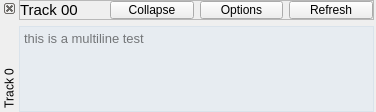
<?xml version="1.0" encoding="UTF-8"?>
<ui version="4.0">
 <author>Pho Hale</author>
 <class>Frame_TimelineHeaderWidget</class>
 <widget class="QFrame" name="Frame_TimelineHeaderWidget">
  <property name="geometry">
   <rect>
    <x>0</x>
    <y>0</y>
    <width>376</width>
    <height>112</height>
   </rect>
  </property>
  <property name="windowTitle">
   <string>Frame</string>
  </property>
  <layout class="QVBoxLayout" name="verticalLayout_2" stretch="0">
   <property name="spacing">
    <number>6</number>
   </property>
   <property name="leftMargin">
    <number>0</number>
   </property>
   <property name="topMargin">
    <number>0</number>
   </property>
   <property name="rightMargin">
    <number>2</number>
   </property>
   <property name="bottomMargin">
    <number>0</number>
   </property>
   <item>
    <widget class="QDockWidget" name="dockWidget_Main">
     <property name="sizePolicy">
      <sizepolicy hsizetype="Preferred" vsizetype="Expanding">
       <horstretch>0</horstretch>
       <verstretch>0</verstretch>
      </sizepolicy>
     </property>
     <property name="minimumSize">
      <size>
       <width>356</width>
       <height>112</height>
      </size>
     </property>
     <property name="features">
      <set>QDockWidget::DockWidgetClosable|QDockWidget::DockWidgetVerticalTitleBar</set>
     </property>
     <property name="allowedAreas">
      <set>Qt::LeftDockWidgetArea</set>
     </property>
     <property name="windowTitle">
      <string notr="true">Track 0</string>
     </property>
     <widget class="QWidget" name="dockWidgetContents">
      <layout class="QHBoxLayout" name="horizontalLayout_2">
       <property name="sizeConstraint">
        <enum>QLayout::SetNoConstraint</enum>
       </property>
       <property name="leftMargin">
        <number>0</number>
       </property>
       <property name="topMargin">
        <number>0</number>
       </property>
       <property name="rightMargin">
        <number>0</number>
       </property>
       <property name="bottomMargin">
        <number>0</number>
       </property>
       <item>
        <layout class="QVBoxLayout" name="verticalLayout">
         <property name="spacing">
          <number>6</number>
         </property>
         <item>
          <widget class="QFrame" name="frame_TopButtons">
           <property name="minimumSize">
            <size>
             <width>0</width>
             <height>20</height>
            </size>
           </property>
           <property name="frameShape">
            <enum>QFrame::StyledPanel</enum>
           </property>
           <property name="frameShadow">
            <enum>QFrame::Raised</enum>
           </property>
           <layout class="QHBoxLayout" name="horizontalLayout_3">
            <property name="leftMargin">
             <number>0</number>
            </property>
            <property name="topMargin">
             <number>0</number>
            </property>
            <property name="rightMargin">
             <number>0</number>
            </property>
            <property name="bottomMargin">
             <number>0</number>
            </property>
            <item>
             <widget class="QLabel" name="lblTitle">
              <property name="font">
               <font>
                <pointsize>11</pointsize>
               </font>
              </property>
              <property name="text">
               <string>Track 00</string>
              </property>
             </widget>
            </item>
            <item>
             <widget class="QPushButton" name="btnToggleCollapse">
              <property name="text">
               <string>Collapse</string>
              </property>
             </widget>
            </item>
            <item>
             <widget class="QPushButton" name="btnOptions">
              <property name="text">
               <string>Options</string>
              </property>
             </widget>
            </item>
            <item>
             <widget class="QPushButton" name="btnRefresh">
              <property name="text">
               <string>Refresh</string>
              </property>
             </widget>
            </item>
           </layout>
          </widget>
         </item>
         <item>
          <widget class="QTextBrowser" name="textBrowser_Main">
           <property name="font">
            <font>
             <pointsize>10</pointsize>
            </font>
           </property>
           <property name="acceptDrops">
            <bool>false</bool>
           </property>
           <property name="styleSheet">
            <string notr="true">background-color: rgba(179, 215, 255, 35)</string>
           </property>
           <property name="documentTitle">
            <string>test</string>
           </property>
           <property name="textInteractionFlags">
            <set>Qt::NoTextInteraction</set>
           </property>
           <property name="placeholderText">
            <string>this is a multiline test</string>
           </property>
           <property name="openLinks">
            <bool>false</bool>
           </property>
          </widget>
         </item>
        </layout>
       </item>
      </layout>
     </widget>
    </widget>
   </item>
  </layout>
  <action name="actionToggle_Track_Header_Collapsed">
   <property name="checkable">
    <bool>true</bool>
   </property>
   <property name="enabled">
    <bool>true</bool>
   </property>
   <property name="text">
    <string>Toggle Track Header Collapsed</string>
   </property>
   <property name="toolTip">
    <string>Toggles whether the track header is collapsed or revealed</string>
   </property>
  </action>
  <action name="actionShow_Track_Options">
   <property name="checkable">
    <bool>true</bool>
   </property>
   <property name="text">
    <string>Show Track Options</string>
   </property>
   <property name="toolTip">
    <string>Shows the configuration for the track</string>
   </property>
   <property name="autoRepeat">
    <bool>true</bool>
   </property>
   <property name="visible">
    <bool>true</bool>
   </property>
  </action>
  <action name="actionRefresh_Track">
   <property name="checkable">
    <bool>true</bool>
   </property>
   <property name="text">
    <string>Refresh Track</string>
   </property>
   <property name="toolTip">
    <string>Reloads the track</string>
   </property>
  </action>
 </widget>
 <resources/>
 <connections/>
</ui>
